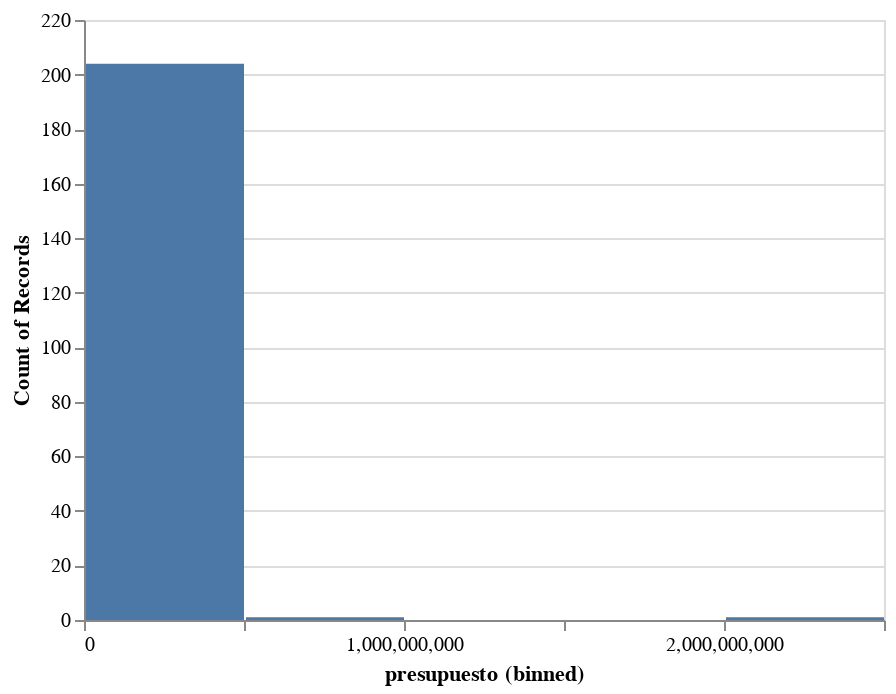

Write notebook code for a chart like this one.
### Code cell
#Histograma para datos numéricos
alt.Chart(df).mark_bar()\
   .encode(alt.X("presupuesto:Q", bin=True), \
           y='count()')

### Figure 1 — Vega-Lite specification as saved in the notebook (floating-point values rounded to 4 significant figures; data arrays with more than 128 entries replaced by an {"elided": "..."} marker saying what was removed)
{"config": {"view": {"continuousWidth": 400, "continuousHeight": 300}}, "data": {"name": "data-b8184e2f27c15ec48b8910b747065843"}, "mark": "bar", "encoding": {"x": {"bin": true, "field": "presupuesto", "type": "quantitative"}, "y": {"aggregate": "count", "type": "quantitative"}}, "$schema": "https://vega.github.io/schema/vega-lite/v4.17.0.json", "datasets": {"data-b8184e2f27c15ec48b8910b747065843": {"elided": "250 records"}}}
